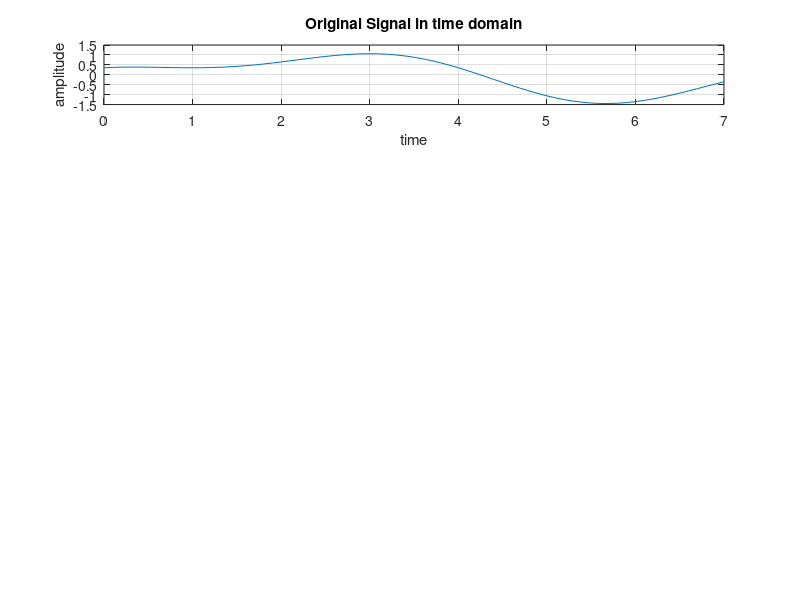

Here is the MATLAB script that generated this plot: (Note: this script raises an error after producing the figure.)
clc;
close all;
clear all;
fs = 8000;
ts = 1/fs;
N = 8;
X = zeros(1, N);
n = 0:0.1:N-1;

x = sin(2*pi*1000*n*ts) + 0.5*sin(2*pi*2000*n*ts + 3*pi/4);
subplot(5,1,1), plot(n, x), title('Original Signal in time domain'),
grid on, ylim([-1.5, 1.5]), xlabel('time'), ylabel('amplitude');

m=1;
n=1;
while m<N
    while n<N
        X(m) = X(m) + (x(n) * exp((-2*pi*1j*(n-1)*(m-1))/N));
        n=n+0.1;
    end
    m=m+0.1;
end
%for m = 1:N
    %for n = 1:N
        %X(m) = X(m) + (x(n) * exp((-2*pi*1j*(n-1)*(m-1))/N));
    %end
%end


nt = 0:0.1:N-1;
subplot(5,1,2), plot(nt, real(X)), title('Signal in frequency domain Real Part'),
grid on, ylim([-2,2]), xlabel('frequency'), ylabel('amplitude');

nt = 0:0.1:N-1;
subplot(5,1,3), stem(nt, imag(X)), title('Signal in frequency domain Imaginary Part'),
grid on;

nt = 0:0.1:N-1;
subplot(5,1,4), stem(nt, abs(X)), title('Signal in frequency domain Magnitude'),
grid on;


nt = 0:0.1:N-1;
subplot(5,1,5), stem(nt, angle(X)), title('Signal in frequency domain Phase'),
grid on;
